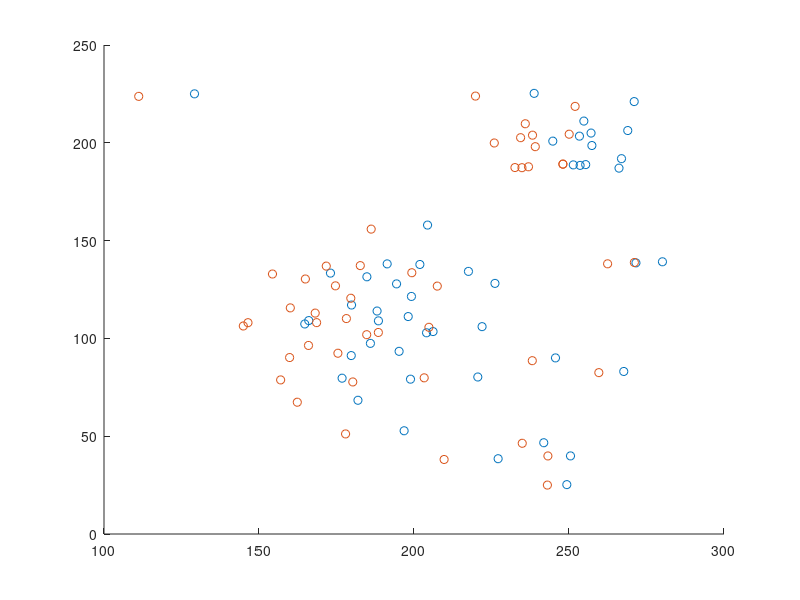

Here is the MATLAB script that generated this plot:
close all;
clear all;

x = [196.8120,    52.7801, 1.0;
     185.9378,    97.4600, 1.0;
     227.1381,    38.4914, 1.0;
     206.1453,   103.4962, 1.0;
     204.3704,   157.9388, 1.0;
     198.8696,    79.1571, 1.0;
     250.4824,    39.9261, 1.0;
     280.1432,   139.1748, 1.0;
     241.8560,    46.6588, 1.0;
     249.2965,    25.2411, 1.0;
     257.1151,   204.9826, 1.0;
     198.1321,   111.1654, 1.0;
     226.1158,   128.1219, 1.0;
     176.8027,    79.6620, 1.0;
     199.1734,   121.4506, 1.0;
     179.7567,    91.2225, 1.0;
     220.5826,    80.2686, 1.0;
     254.7935,   211.1102, 1.0;
     257.3823,   198.6174, 1.0;
     179.8486,   117.0626, 1.0;
     188.5283,   108.9792, 1.0;
     191.3408,   138.0984, 1.0;
     221.9595,   106.0130, 1.0;
     166.0449,   109.1107, 1.0;
     164.7687,   107.3830, 1.0;
     217.5643,   134.2629, 1.0;
     184.8041,   131.4952, 1.0;
     253.5831,   188.4510, 1.0;
     181.9215,    68.3720, 1.0;
     194.3690,   127.8710, 1.0;
     129.1911,   225.0329, 1.0;
     251.3896,   188.7072, 1.0;
     195.1933,    93.3912, 1.0;
     271.5982,   138.6167, 1.0;
     245.6395,    90.0296, 1.0;
     244.7745,   200.8578, 1.0;
     204.0487,   102.8697, 1.0;
     201.8965,   137.7979, 1.0;
     267.6637,    83.0961, 1.0;
     271.0299,   221.0731, 1.0;
     253.3703,   203.3996, 1.0;
     173.0567,   133.3766, 1.0;
     266.9323,   191.8862, 1.0;
     268.9524,   206.2743, 1.0;
     255.3816,   188.8558, 1.0;
     238.7604,   225.2768, 1.0;
     266.1286,   187.0461, 1.0;
     188.0893,   113.9954, 1.0]';

xp = [177.9248,    51.1634, 1.0;
      165.9662,    96.3985, 1.0;
      209.7127,    38.0998, 1.0;
      188.5015,   103.0356, 1.0;
      186.1846,   155.8739, 1.0;
      180.2560,    77.7382, 1.0;
      243.1938,    39.9053, 1.0;
      271.0840,   138.8104, 1.0;
      234.9161,    46.3833, 1.0;
      243.0300,    25.0132, 1.0;
      238.2312,   203.8984, 1.0;
      178.1911,   110.1382, 1.0;
      207.5074,   126.7412, 1.0;
      156.9791,    78.7761, 1.0;
      179.6129,   120.5365, 1.0;
      159.8706,    90.2169, 1.0;
      203.2863,    79.8425, 1.0;
      235.8999,   209.7359, 1.0;
      239.1215,   198.0190, 1.0;
      160.0984,   115.6038, 1.0;
      168.5789,   108.0635, 1.0;
      171.6955,   136.9613, 1.0;
      204.8121,   105.6817, 1.0;
      146.4507,   108.0395, 1.0;
      144.9408,   106.3458, 1.0;
      199.2968,   133.5775, 1.0;
      164.9578,   130.3698, 1.0;
      234.8232,   187.2740, 1.0;
      162.3514,    67.3761, 1.0;
      174.6611,   126.8727, 1.0;
      111.2000,   223.7443, 1.0;
      232.5590,   187.3437, 1.0;
      175.4510,    92.4201, 1.0;
      262.4523,   138.1351, 1.0;
      238.1552,    88.6110, 1.0;
      225.8935,   199.9055, 1.0;
      184.7442,   101.8993, 1.0;
      182.6730,   137.2139, 1.0;
      259.6233,    82.5002, 1.0;
      251.9723,   218.6209, 1.0;
      234.3885,   202.6143, 1.0;
      154.3468,   132.9195, 1.0;
      248.0333,   189.0962, 1.0;
      250.0583,   204.3957, 1.0;
      236.9342,   187.7451, 1.0;
      219.8321,   223.8812, 1.0;
      248.0333,   189.0962, 1.0;
      168.1256,   112.9354, 1.0]';

pts1h = x;
pts2h = xp;
 
figure;
scatter(x(1, :), x(2,:)); hold on;
scatter(xp(1, :), xp(2,:)); hold off;


u = x(1, :)';
v = x(2, :)';
up = xp(1, :)';
vp = xp(2, :)';

% solve linear system of equations with pseudo-inverse
A = [up - u, up, vp, -ones(length(up), 1), up.*v, -v.*vp]; %, u.*vp - up.*v];
x = pinv(A)*(vp - v);

% decompose solution into parameters
ch_y = x(1) % percent?
a_z = x(2) % rad2deg(x(2)) % degrees
a_f = x(3) % (x(3) + 1) * 100 % percent
f_a_x = x(4)
a_y_f = x(5)
a_x_f = 0; %x(6);
ch_z_f = 0; %x(7);

params = [ch_y, a_z, a_f, f_a_x, a_y_f, a_x_f, ch_z_f];

f = [0,      -ch_z_f + a_y_f,  ch_y + a_z;
     ch_z_f  -a_x_f,          -1 + a_f;
    -ch_y,    1,               -f_a_x];    

% sampson distance
pfp = (pts2h' * f)'
pfp = pfp .* pts1h
d = sum(pfp, 1) .^ 2

% additional step for sampson distance
epl1 = f * pts1h
epl2 = f' * pts2h
d = d ./ (epl1(1,:).^2 + epl1(2,:).^2 + epl2(1,:).^2 + epl2(2,:).^2);

d


